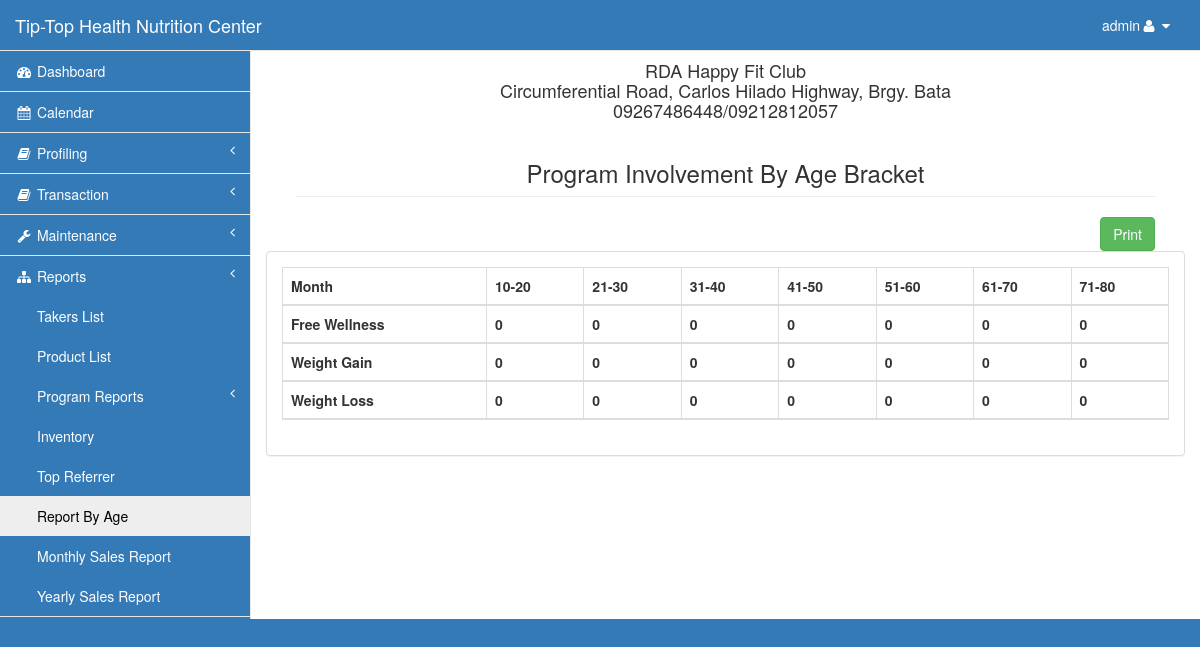
Page /admin/per_age.php (signed in) on the committed database.
### tables this page shows
CREATE TABLE `program` (
  `program_id` int(11) NOT NULL,
  `program_name` varchar(30) NOT NULL
);

### admin/per_age.php (the view, shortened to what this page needs)
<?php include('session.php');?>
<!DOCTYPE html>
<html lang="en">
<head>
    <?php include('css.php');?>
</head>
<body>
    <div id="wrapper">
        <?php include('nav.php');?>
        <div id="page-wrapper">
            <div class="row">
                <div class="col-lg-12">
                    <div class="col-lg-12">
                    <h4 style="text-align: center;">RDA Happy Fit Club <br>Circumferential Road, Carlos Hilado Highway, Brgy. Bata <br>09267486448/09212812057</h4>
                   <h3 class="page-header" style="text-align: center;">Program Involvement By Age Bracket</h3>
                </div>
                <div class="col-md-12" style="text-align: right">
                    <button onclick="window.print()" class="btn btn-success" id="print">Print</button>
                  </div>
            </div>
            <div class="row">
                <div class="col-lg-12">
                    <div class="panel panel-default">
                        <div class="panel-body">
                            <table width="100%" class="table table-striped table-bordered table-hover">
                                <thead>
                                    <tr>
                                        <th>Month</th>
                                        <th>10-20</th>
                                        <th>21-30</th>
                                        <th>31-40</th>
                                        <th>41-50</th>
                                        <th>51-60</th>
                                        <th>61-70</th>
                                        <th>71-80</th>
                                    </tr>
<?php
   $query=mysqli_query($con,"select * from program")or die(mysqli_error($con));
            while ($row=mysqli_fetch_array($query)){
                $pid=$row['program_id'];
?>
                                    <tr>
                                        <th><?php echo $row['program_name'];?></th>
                                        <th>
<?php
$query10=mysqli_query($con,"select *,(DATEDIFF(CURRENT_DATE, STR_TO_DATE(bday, '%Y-%m-%d'))/365) as age from monitoring natural join taker where (DATEDIFF(CURRENT_DATE, STR_TO_DATE(bday, '%Y-%m-%d'))/365) >=10 and (DATEDIFF(CURRENT_DATE, STR_TO_DATE(bday, '%Y-%m-%d'))/365)<21 and program_id='$pid'")or die(mysqli_error($con));
    echo  mysqli_num_rows($query10);
?>
                                        </th>
                                        <th>
<?php
$query2=mysqli_query($con,"select * from monitoring natural join taker where (DATEDIFF(CURRENT_DATE, STR_TO_DATE(bday, '%Y-%m-%d'))/365) >=21 and (DATEDIFF(CURRENT_DATE, STR_TO_DATE(bday, '%Y-%m-%d'))/365)<=30 and program_id='$pid'")or die(mysqli_error($con));
    echo  mysqli_num_rows($query2);
?>
                                        </th>
                                        <th>
<?php
$query3=mysqli_query($con,"select * from monitoring natural join taker where (DATEDIFF(CURRENT_DATE, STR_TO_DATE(bday, '%Y-%m-%d'))/365) >=31 and (DATEDIFF(CURRENT_DATE, STR_TO_DATE(bday, '%Y-%m-%d'))/365)<=40 and program_id='$pid'")or die(mysqli_error($con));
    echo  mysqli_num_rows($query3);
?>
                                        </th>
                                        <th>
<?php
$query4=mysqli_query($con,"select * from monitoring natural join taker where (DATEDIFF(CURRENT_DATE, STR_TO_DATE(bday, '%Y-%m-%d'))/365) >=41 and (DATEDIFF(CURRENT_DATE, STR_TO_DATE(bday, '%Y-%m-%d'))/365)<=50 and program_id='$pid'")or die(mysqli_error($con));
    echo  mysqli_num_rows($query4);
?>
                                        </th>
                                        <th>
<?php
$query5=mysqli_query($con,"select * from monitoring natural join taker where (DATEDIFF(CURRENT_DATE, STR_TO_DATE(bday, '%Y-%m-%d'))/365) >=51 and (DATEDIFF(CURRENT_DATE, STR_TO_DATE(bday, '%Y-%m-%d'))/365)<=60 and program_id='$pid'")or die(mysqli_error($con));
    echo  mysqli_num_rows($query5);
?>
                                        </th>
                                        <th>
<?php
$query6=mysqli_query($con,"select * from monitoring natural join taker where (DATEDIFF(CURRENT_DATE, STR_TO_DATE(bday, '%Y-%m-%d'))/365) >=61 and (DATEDIFF(CURRENT_DATE, STR_TO_DATE(bday, '%Y-%m-%d'))/365)<=70 and program_id='$pid'")or die(mysqli_error($con));
    echo  mysqli_num_rows($query6);
?>
                                        </th>
                                        <th>
<?php
$query7=mysqli_query($con,"select * from monitoring natural join taker where (DATEDIFF(CURRENT_DATE, STR_TO_DATE(bday, '%Y-%m-%d'))/365) >=71 and (DATEDIFF(CURRENT_DATE, STR_TO_DATE(bday, '%Y-%m-%d'))/365)<=80 and program_id='$pid'")or die(mysqli_error($con));
    echo  mysqli_num_rows($query7);
?>
                                        </th>
                                    </tr>
<?php }?>
                                </thead>
                            </table>
                    </div>
                </div>
            </div>
        </div>
    </div>
</body>
</html>

### admin/css.php (style rules this page uses)
.navbar-default, body { background-color: #337ab7!important; }

### rows in the picture
program: program_name "Free Wellness", mysqli_num_rows($query10) "0", mysqli_num_rows($query2) "0", mysqli_num_rows($query3) "0", mysqli_num_rows($query4) "0", mysqli_num_rows($query5) "0", mysqli_num_rows($query6) "0", mysqli_num_rows($query7) "0"
program: program_name "Weight Gain", mysqli_num_rows($query10) "0", mysqli_num_rows($query2) "0", mysqli_num_rows($query3) "0", mysqli_num_rows($query4) "0", mysqli_num_rows($query5) "0", mysqli_num_rows($query6) "0", mysqli_num_rows($query7) "0"
program: program_name "Weight Loss", mysqli_num_rows($query10) "0", mysqli_num_rows($query2) "0", mysqli_num_rows($query3) "0", mysqli_num_rows($query4) "0", mysqli_num_rows($query5) "0", mysqli_num_rows($query6) "0", mysqli_num_rows($query7) "0"

### other values in the picture
$_SESSION['type'] "admin"
